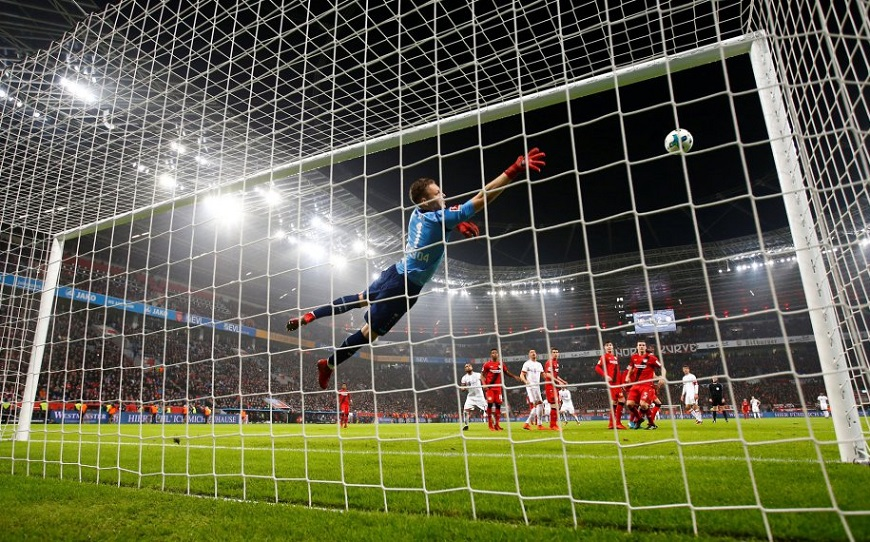
#> input picture Material_TPs/golazo.jpg, 870 x 542 px
$ jupyter execute 'VC I - TP 2 - Cristian Marino.ipynb'   (shell and % lines are left out)
#> lines starting #> are read from the running program, lines starting #| are printed output that depends on the picture; long printed decimals are rounded
[cell 1]
import numpy as np
import cv2 as cv
import matplotlib.pyplot as plt

## PUNTO 0
Implementar la función
create_gauss_filter (h, w, k_size , para crear filtros gaussianos para
filtrado espectral. Debe retornar un filtro gaussiano de tamaño HxW en dominio espacial y su transformada
de Fourier.

[cell 2]
def create_gauss_filter(h, w, k_size, sigma):
    #Creo el filtro gausiano en 1 d
    filtro_gaussiano = cv.getGaussianKernel(k_size, sigma)
    #Lo transformo en 2d con la transpuesta
    filtro_gaussiano = filtro_gaussiano * filtro_gaussiano.T
    #Hago un filtro de todos ceros para padding con las dimensiones de la imagen
    filtro_g_padding = np.zeros((h, w), dtype=np.float32)
    #Coordenadas donde voy a colocar el filtro gaussiano dentro del padding
    start_x = (h - k_size) // 2
    start_y = (w - k_size) // 2
    #Reemplazo los ceros por el filtro gaussiano
    filtro_g_padding[start_x:start_x + k_size, start_y:start_y + k_size] = filtro_gaussiano
    # Calculo la FFT y la shifteo
    t_fourier = np.fft.fft2(filtro_g_padding)

    return filtro_g_padding, t_fourier

## PUNTO 1
Graficar ambas representaciones para diferentes tamaños de
kernel y sigmal.

[cell 3]
kernel, kernel_tfs = create_gauss_filter(h=480, w=480, k_size=15, sigma=1)

plt.figure(figsize=(12,12))
plt.subplot(1,2,1)
plt.axis('off')
plt.title("Kernel Gausiano")
plt.imshow(kernel, cmap='jet')
plt.subplot(1,2,2)
plt.axis('off')
plt.title("FFT del kernel")
tf_shift = np.fft.fftshift(kernel_tfs)
plt.imshow(np.abs(tf_shift), cmap='jet')

[cell 4]
kernel, kernel_tfs = create_gauss_filter(h=480, w=480, k_size=15, sigma=2)

plt.figure(figsize=(12,12))
plt.subplot(1,2,1)
plt.axis('off')
plt.title("Kernel Gausiano")
plt.imshow(kernel, cmap='jet')
plt.subplot(1,2,2)
plt.axis('off')
plt.title("FFT del kernel")
tf_shift = np.fft.fftshift(kernel_tfs)
plt.imshow(np.abs(tf_shift), cmap='jet')

[cell 5]
kernel, kernel_tfs = create_gauss_filter(h=480, w=480, k_size=15, sigma=3)

plt.figure(figsize=(12,12))
plt.subplot(1,2,1)
plt.axis('off')
plt.title("Kernel Gausiano")
plt.imshow(kernel, cmap='jet')
plt.subplot(1,2,2)
plt.axis('off')
plt.title("FFT del kernel")
tf_shift = np.fft.fftshift(kernel_tfs)
plt.imshow(np.abs(tf_shift), cmap='jet')

[cell 6]
kernel, kernel_tfs = create_gauss_filter(h=480, w=480, k_size=15, sigma=4)

plt.figure(figsize=(12,12))
plt.subplot(1,2,1)
plt.axis('off')
plt.title("Kernel Gausiano")
plt.imshow(kernel, cmap='jet')
plt.subplot(1,2,2)
plt.axis('off')
plt.title("FFT del kernel")
tf_shift = np.fft.fftshift(kernel_tfs)
plt.imshow(np.abs(tf_shift), cmap='jet')
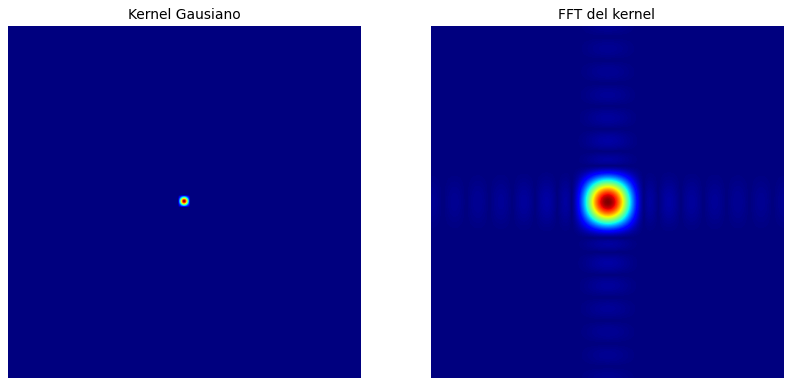
#> figure drawn by matplotlib, 2 panels

[cell 7]
kernel, kernel_tfs = create_gauss_filter(h=480, w=480, k_size=15, sigma=5)

plt.figure(figsize=(12,12))
plt.subplot(1,2,1)
plt.axis('off')
plt.title("Kernel Gausiano")
plt.imshow(kernel, cmap='jet')
plt.subplot(1,2,2)
plt.axis('off')
plt.title("FFT del kernel")
tf_shift = np.fft.fftshift(kernel_tfs)
plt.imshow(np.abs(tf_shift), cmap='jet')

[cell 8]
# A medida que aumento el sigma, la región central del kernel gaussiano aumenta y la transformada disminuye. Mientras más grande sigma son más
# perceptibles las ondas de las frecuencias de Fourier

Aplicar el filtro un imagen para validar el funcionamiento en el dominio espectral.

[cell 9]
img = cv.imread('golazo.jpg', cv.IMREAD_GRAYSCALE)
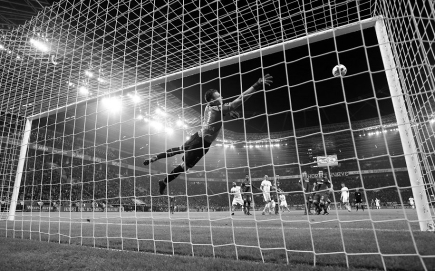
#> img: shape (542, 870) (shown at 1/2 size); min 0, max 255, mean 94.9
h,w = img.shape
print (h,w)
#| 542 870

[cell 10]
kernel_sigma_1, kernel_tf_sigma_1= create_gauss_filter(h, w, k_size=15, sigma=1)

[cell 11]
kernel_sigma_2, kernel_tf_sigma_2= create_gauss_filter(h, w, k_size=15, sigma=2)

[cell 12]
kernel_sigma_3, kernel_tf_sigma_3= create_gauss_filter(h, w, k_size=15, sigma=3)

[cell 13]
kernel_sigma_4, kernel_tf_sigma_4= create_gauss_filter(h, w, k_size=15, sigma=4)

[cell 14]
kernel_sigma_5, kernel_tf_sigma_5= create_gauss_filter(h, w, k_size=15, sigma=5)

[cell 15]
img_fft = np.fft.fft2(img)

[cell 16]
filtrada_sigma_1 = img_fft * kernel_tf_sigma_1
img_gauss_sigma_1 = np.fft.ifftshift(np.real(np.fft.ifft2(filtrada_sigma_1)))
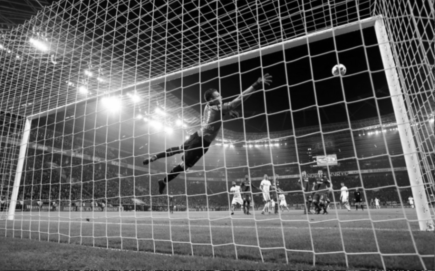
#> img_gauss_sigma_1: shape (542, 870) float64 (shown at 1/2 size); min 0.00727, max 255, mean 94.9; drawn with min black and max white

plt.figure(figsize=(8,8))
plt.imshow(img_gauss_sigma_1, cmap='gray')
plt.title('Desenfoque gaussiano con enfoque espectral Sigma = 1')

[cell 17]
filtrada_sigma_2 = img_fft * kernel_tf_sigma_2
img_gauss_sigma_2 = np.fft.ifftshift(np.real(np.fft.ifft2(filtrada_sigma_2)))
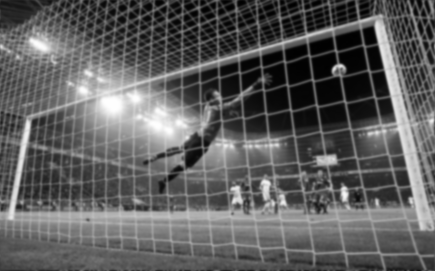
#> img_gauss_sigma_2: shape (542, 870) float64 (shown at 1/2 size); min 0.54, max 255, mean 94.9

plt.figure(figsize=(8,8))
plt.imshow(img_gauss_sigma_2, cmap='gray')
plt.title('Desenfoque gaussiano con enfoque espectral sigma = 2')

[cell 18]
filtrada_sigma_3 = img_fft * kernel_tf_sigma_3
img_gauss_sigma_3 = np.fft.ifftshift(np.real(np.fft.ifft2(filtrada_sigma_3)))

plt.figure(figsize=(8,8))
plt.imshow(img_gauss_sigma_3, cmap='gray')
plt.title('Desenfoque gaussiano con enfoque espectral sigma = 3')

[cell 19]
filtrada_sigma_4 = img_fft * kernel_tf_sigma_4
img_gauss_sigma_4 = np.fft.ifftshift(np.real(np.fft.ifft2(filtrada_sigma_4)))
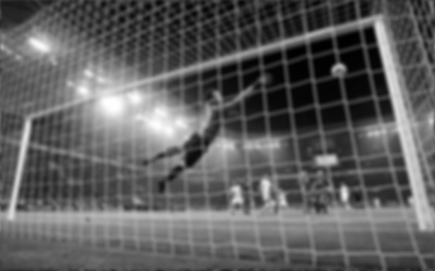
#> img_gauss_sigma_4: shape (542, 870) float64 (shown at 1/2 size); min 1.63, max 255, mean 94.9

plt.figure(figsize=(8,8))
plt.imshow(img_gauss_sigma_4, cmap='gray')
plt.title('Desenfoque gaussiano con enfoque espectral sigma = 4')

[cell 20]
filtrada_sigma_5 = img_fft * kernel_tf_sigma_5
img_gauss_sigma_5 = np.fft.ifftshift(np.real(np.fft.ifft2(filtrada_sigma_5)))

plt.figure(figsize=(8,8))
plt.imshow(img_gauss_sigma_5, cmap='gray')
plt.title('Desenfoque gaussiano con enfoque espectral sigma = 5')

[cell 21]
fig, axs = plt.subplots(2, 3, figsize=(10, 15))

axs[0][0].imshow(img_gauss_sigma_1, cmap='gray')
axs[0][0].set_title('Blur gaussiano espectral sigma = 1')

axs[0][1].imshow(img_gauss_sigma_2, cmap='gray')
axs[0][1].set_title('Blur gaussiano espectral sigma = 2')

axs[0][2].imshow(img_gauss_sigma_3, cmap='gray')
axs[0][2].set_title('Blur gaussiano espectral sigma = 3')

axs[1][0].imshow(img_gauss_sigma_4, cmap='gray')
axs[1][0].set_title('Blur gaussiano espectral sigma = 4')

axs[1][1].imshow(img_gauss_sigma_5, cmap='gray')
axs[1][1].set_title('Blur gaussiano espectral sigma = 5')
plt.show()

## PUNTO 2
Usando el método descripto en el
paper Image Sharpness Measure for Blurred Images in Frequency
Domain” comparar el resultado de un filtrado por convolución con el filtrado espectral

[cell 22]
#Creación de Blur Gaussiano convolucional con sigma 1 al 5

[cell 23]
blur_gaussiano_s1 = cv.GaussianBlur(img, (15, 15), sigmaX=1)
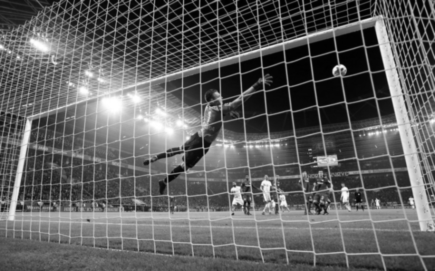
#> blur_gaussiano_s1: shape (542, 870) (shown at 1/2 size); min 0, max 255, mean 94.9
plt.figure(figsize=(8,8))
plt.imshow(blur_gaussiano_s1, cmap='gray')
plt.title('Blur Convolucional con Gauss sigma 1')

[cell 24]
blur_gaussiano_s2 = cv.GaussianBlur(img, (15, 15), sigmaX=2)
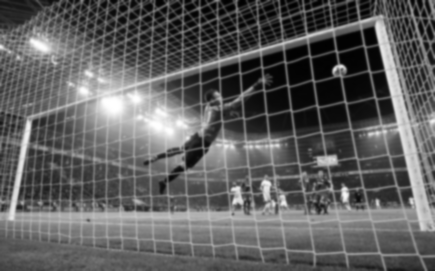
#> blur_gaussiano_s2: shape (542, 870) (shown at 1/2 size); min 1, max 255, mean 94.9
plt.figure(figsize=(8,8))
plt.imshow(blur_gaussiano_s2, cmap='gray')
plt.title('Blur Convolucional con Gauss sigma 2')

[cell 25]
blur_gaussiano_s3 = cv.GaussianBlur(img, (15, 15), sigmaX=3)
plt.figure(figsize=(8,8))
plt.imshow(blur_gaussiano_s3, cmap='gray')
plt.title('Blur Convolucional con Gauss sigma 3')

[cell 26]
blur_gaussiano_s4 = cv.GaussianBlur(img, (15, 15), sigmaX=4)
plt.figure(figsize=(8,8))
plt.imshow(blur_gaussiano_s4, cmap='gray')
plt.title('Blur Convolucional con Gauss sigma 4')

[cell 27]
blur_gaussiano_s5 = cv.GaussianBlur(img, (15, 15), sigmaX=5)
plt.figure(figsize=(8,8))
plt.imshow(blur_gaussiano_s5, cmap='gray')
plt.title('Blur Convolucional con Gauss sigma 5')

 # Algorithm for image quality measure
Input: Image I of size M×N.
Output: Image Quality measure (FM) where FM stands for Frequency Domain Image Blur Measure
Step 1: Compute F which is the Fourier Transform representation of image I
Step 2: Find Fc which is obtained by shifting the origin of F to centre.
Step 3: Calculate AF = abs (Fc) where AF is the absolute value of the centered Fourier transform of image I.
Step 4: Calculate M = max (AF) where M is the maximum value of the frequency component in F.
Step 5: Calculate TH = the total number of pixels in F whose pixel value > thres, where thres = M/1000.
Step 6: Calculate Image Quality measure (FM) from equat  FM = Th/(MXN)ion (1).

[cell 28]
def iqm (image):
    # Step 1: Compute F which is the Fourier Transform representation of image
    F = np.fft.fft2(image)

    # Step 2: Find Fc which is obtained by shifting the origin of F to centre.
    Fc = np.fft.fftshift(F)

    # Step 3: Calculate AF = abs (Fc) where AF is the absolute value of the centered Fourier transform of image I
    AF = np.abs(Fc)

    # Step 4: Calculate M = max (AF) where M is the maximum value of the frequency component in F
    M = np.max(AF)
#> M = 44764386

    # Step 5: Calculate TH = the total number of pixels in F whose pixel value > thres, where thres = M/1000.
    thres = M / 1000
#> thres = 44764.4

    # Step 6: Count the number of pixels greater than the threshold
    pix_greater_thres = np.sum(AF > thres)
#> pix_greater_thres = 17427

    # Step 7: Calculate the image quality measure (FM) from equation (1).  FM = Th/(MXN)
    FM = pix_greater_thres / (image.shape[0] * image.shape[1])
#> FM = 0.037

    return FM

[cell 29]
#Cálculo de IQM para los 5 filtrados convolucionales y espectrales

[cell 30]
iqm_convolucion_1 = iqm(blur_gaussiano_s1)
#> iqm_convolucion_1 = 0.037
print (iqm_convolucion_1)
#| 0.03696

[cell 31]
iqm_convolucion_2 = iqm(blur_gaussiano_s2)
#> iqm_convolucion_2 = 0.0187
print (iqm_convolucion_2)
#| 0.01865

[cell 32]
iqm_convolucion_3 = iqm(blur_gaussiano_s3)
#> iqm_convolucion_3 = 0.0116
print (iqm_convolucion_3)
#| 0.01161

[cell 33]
iqm_convolucion_4 = iqm(blur_gaussiano_s4)
#> iqm_convolucion_4 = 0.00881
print (iqm_convolucion_4)
#| 0.008812

[cell 34]
iqm_convolucion_5 = iqm(blur_gaussiano_s5)
#> iqm_convolucion_5 = 0.0076
print (iqm_convolucion_5)
#| 0.007603

[cell 35]
iqm_espectral_sigma_1 = iqm (img_gauss_sigma_1)
#> iqm_espectral_sigma_1 = 0.0366
print(iqm_espectral_sigma_1)
#| 0.03656

[cell 36]
iqm_espectral_sigma_2 = iqm (img_gauss_sigma_2)
#> iqm_espectral_sigma_2 = 0.0184
print(iqm_espectral_sigma_2)
#| 0.01838

[cell 37]
iqm_espectral_sigma_3 = iqm (img_gauss_sigma_2)
#> iqm_espectral_sigma_3 = 0.0184
print(iqm_espectral_sigma_3)
#| 0.01838

[cell 38]
iqm_espectral_sigma_3 = iqm (img_gauss_sigma_3)
#> iqm_espectral_sigma_3 = 0.0115
print(iqm_espectral_sigma_3)
#| 0.01146

[cell 39]
iqm_espectral_sigma_4 = iqm (img_gauss_sigma_4)
#> iqm_espectral_sigma_4 = 0.00853
print(iqm_espectral_sigma_4)
#| 0.008532

[cell 40]
iqm_espectral_sigma_5 = iqm (img_gauss_sigma_5)
#> iqm_espectral_sigma_5 = 0.00742
print(iqm_espectral_sigma_5)
#| 0.007416

[cell 41]
x = np.arange(1,6)
iqm_serie_espectral = np.array ([iqm_espectral_sigma_1, iqm_espectral_sigma_2,iqm_espectral_sigma_3,iqm_espectral_sigma_4,iqm_espectral_sigma_5])
#> iqm_serie_espectral = [0.0366, 0.0184, 0.0115, 0.00853, 0.00742]
iqm_serie_convolucional = np.array([iqm_convolucion_1, iqm_convolucion_2,iqm_convolucion_3,iqm_convolucion_4,iqm_convolucion_5])
#> iqm_serie_convolucional = [0.037, 0.0187, 0.0116, 0.00881, 0.0076]
plt.plot(x, iqm_serie_espectral, label= 'Espectral')
plt.plot(x, iqm_serie_convolucional, label= 'Convolucional')
plt.xlabel('Cantidad de Sigmas del Filtro Gaussiano')
plt.ylabel('IQM')
plt.title('IQM Blur Espectral vs Convolucional')
plt.legend()
plt.show()
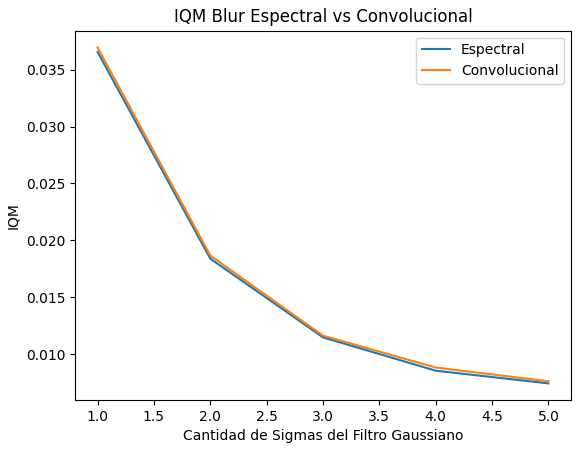
#> figure drawn by matplotlib, 1 panel

## CONCLUSIÓN PUNTO 2
Viendo que el iqm de la imagen blurreada por convolución y el de la espectral difieren en el cuarto decimal, considero que son equivalentes. Las diferencias deben ser por la operación de cálculo de python. Sin embargo, estrictamente hablando, un iqm menor indica menores frecuencias altas, o sea mejor efecto blur.

## PUNTO 3

Repetir
la comparación usando uno de los métodos descriptos en el apéndice del paper “Analysis of
focus measure operators in shape from focus”

[cell 42]
def brenner_fm (image):

    height, width = image.shape
    focus_measure = 0
    for i in range(height - 2):
        for j in range(width):
            focus_measure += (int(image[i, j]) - int(image[i + 2, j])) ** 2
#> after the loop, focus_measure = 249236164

    return focus_measure

[cell 43]
#Calculo brenner para los blur convolucionales
brenner_conv_1 = brenner_fm (blur_gaussiano_s1)
#> brenner_conv_1 = 249236164
print(brenner_conv_1)
#| 249236164

[cell 44]
brenner_conv_2 = brenner_fm (blur_gaussiano_s2)
#> brenner_conv_2 = 64485818
print(brenner_conv_2)
#| 64485818

[cell 45]
brenner_conv_3 = brenner_fm (blur_gaussiano_s3)
#> brenner_conv_3 = 26939490
print(brenner_conv_3)
#| 26939490

[cell 46]
brenner_conv_4 = brenner_fm (blur_gaussiano_s4)
#> brenner_conv_4 = 17698603
print(brenner_conv_4)
#| 17698603

[cell 47]
brenner_conv_5 = brenner_fm (blur_gaussiano_s5)
#> brenner_conv_5 = 14891369
print(brenner_conv_5)
#| 14891369

[cell 48]
#Calculamos brenner con blur espectral
brenner_spectral_1 = brenner_fm(img_gauss_sigma_1)
#> brenner_spectral_1 = 249746340
print(brenner_spectral_1)
#| 249746340

[cell 49]
brenner_spectral_2 = brenner_fm(img_gauss_sigma_2)
#> brenner_spectral_2 = 63917020
print(brenner_spectral_2)
#| 63917020

[cell 50]
brenner_spectral_3 = brenner_fm(img_gauss_sigma_3)
#> brenner_spectral_3 = 27355245
print(brenner_spectral_3)
#| 27355245

[cell 51]
brenner_spectral_4 = brenner_fm(img_gauss_sigma_4)
#> brenner_spectral_4 = 17877245
print(brenner_spectral_4)
#| 17877245

[cell 52]
brenner_spectral_5 = brenner_fm(img_gauss_sigma_5)
#> brenner_spectral_5 = 15038173
print(brenner_spectral_5)
#| 15038173

[cell 53]
x = np.arange(1,6)
brenner_serie_espectral = np.array ([brenner_spectral_1,brenner_spectral_2,brenner_spectral_3,brenner_spectral_4,brenner_spectral_5])
#> brenner_serie_espectral = [249746340, 63917020, 27355245, 17877245, 15038173]
brenner_serie_convolucional = np.array([brenner_conv_1,brenner_conv_2,brenner_conv_3,brenner_conv_4,brenner_conv_5])
#> brenner_serie_convolucional = [249236164, 64485818, 26939490, 17698603, 14891369]
plt.plot(x, brenner_serie_espectral, label= 'Espectral')
plt.plot(x, brenner_serie_convolucional, label= 'Convolucional')
plt.xlabel('Cantidad de Sigmas del Filtro Gaussiano')
plt.ylabel('Brenner Sharpness')
plt.title('Brenner Sharpness Blur Espectral vs Convolucional')
plt.legend()
plt.show()
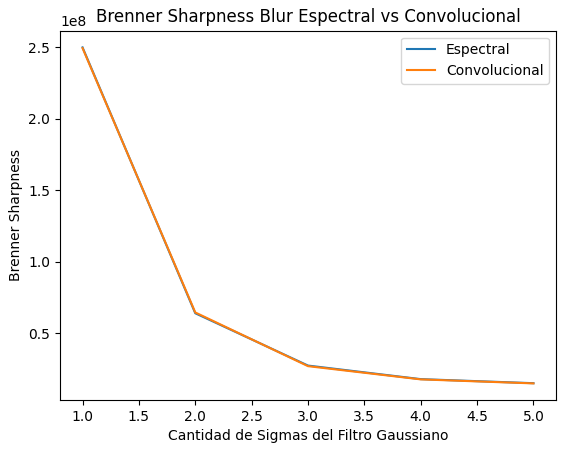
#> figure drawn by matplotlib, 1 panel
